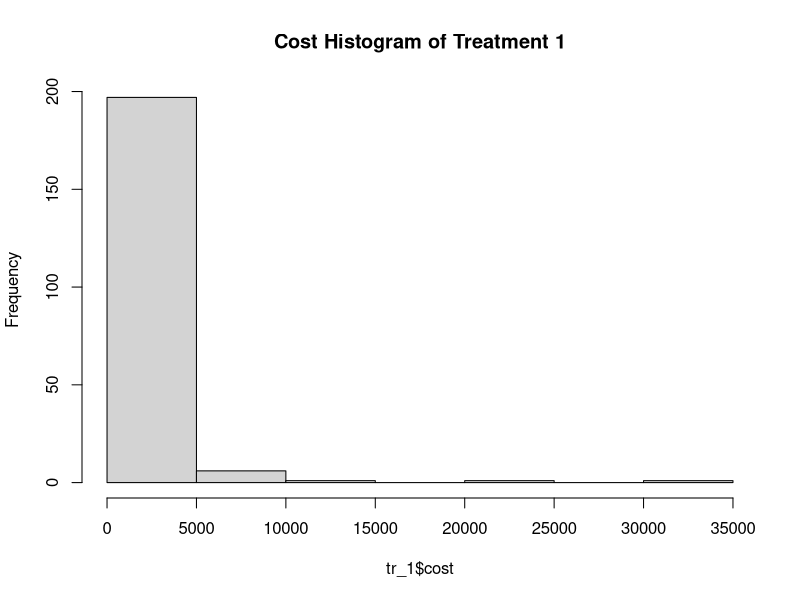
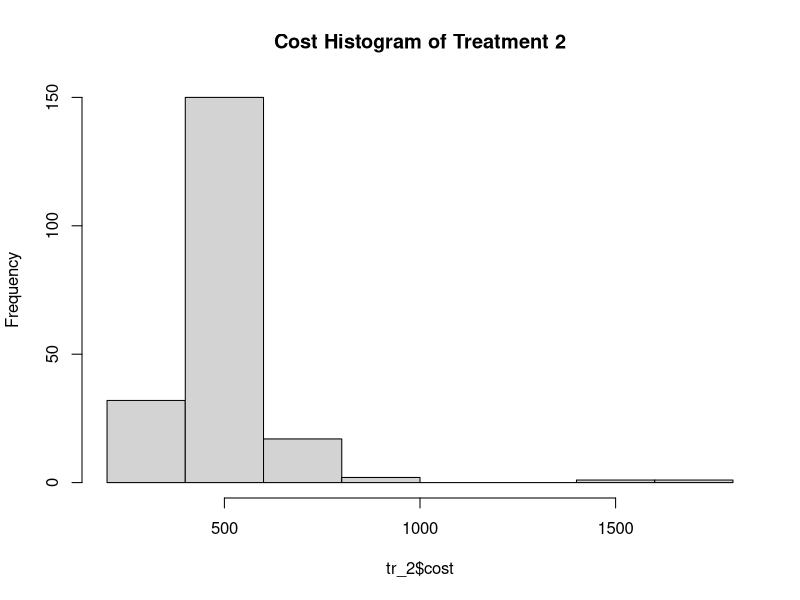

R code for these plots, in order:
## ---- chunk 1
# install.packages("e1071")
library(dplyr)

## ---- chunk 2

data <- read.csv("costefficacydata.csv")
# remove unecessairy duplicates of the patient number 
data <- data %>% select(-one_of('X', 'X.1')) 

set.seed(42)
## ---- chunk 3
# treatment one
tr_1 <- subset(data, trt == 1)
hist(tr_1$cost, main="Cost Histogram of Treatment 1")
n_ev_tr1 <- nrow(subset(tr_1, event == 1))
print(paste("Deaths treatment 1 =", toString(n_ev_tr1)))
n_tr_1 <- nrow(tr_1)
print(paste("N treatment 1 =", toString(n_tr_1)))

# treatment two
tr_2 <- subset(data, trt == 2)
hist(tr_2$cost, main="Cost Histogram of Treatment 2")
n_ev_tr2 <- nrow(subset(tr_2, event == 1))
n_tr_2 <- nrow(tr_2)
print(paste("Deaths treatment 2 =", toString(n_ev_tr2)))
print(paste("N treatment 2 =", toString(n_tr_2)))

## ---- chunk 4
# means
m1 <- mean(tr_1$costs)
m2 <- mean(tr_2$costs)

print(paste("Mean treatement 1 =", round(m1, 2)))
print(paste("Mean treatement 2 =", round(m2, 2)))


# proportions
p1 <- n_ev_tr1 / n_tr_1
p2 <- n_ev_tr2 / n_tr_2

print(paste("Proportion of death for treatement 1 =", round(p1, 3)))
print(paste("Proportion of death for treatement 2 =", round(p2, 3)))

## ---- chunk 5
ICER <- ((m1-m2)/(p1-p2))
print(ICER)
## ---- chunk 6

# computer ICER with proportional bootstrap samples of both event
get_ICER_proportional <- function() {
  # get samples form both datasets
  index_tr1 <- sample(1:nrow(tr_1), replace=T)
  bootsmpl_tr1 <- tr_1[index_tr1,]
  
  index_tr2 <- sample(1:nrow(tr_2), replace=T)
  bootsmpl_tr2 <- tr_2[index_tr2,]
  
  # compute means
  m1 <- mean(bootsmpl_tr1$costs)
  m2 <- mean(bootsmpl_tr2$costs)
  
  # we can use the previously computed ns
  p1 <- n_ev_tr1 / n_tr_1
  p2 <- n_ev_tr2 / n_tr_2
  
  ICER <- ((m1-m2)/(p1-p2))
  return(ICER)
}

# computer ICER with bootstrap samples of thw whole data
get_ICER <- function() {
  # get sample form the whole dataset
  index <- sample(1:nrow(data), replace=T)
  bootsmpl <- data[index,]
  
  # get subsets 
  tr_1 <- subset(bootsmpl, trt == 1)
  tr_2 <- subset(bootsmpl, trt == 2)
  
  # get total ns
  n_tr_1 <- nrow(tr_1)
  n_tr_2 <- nrow(tr_2)
  
  # ns treatment
  n_ev_tr1 <- nrow(subset(tr_1, event == 1))
  n_ev_tr2 <- nrow(subset(tr_2, event == 1))
  
  
  # compute means with subset
  m1 <- mean(tr_1$costs)
  m2 <- mean(tr_2$costs)
  
  # compute proportions
  p1 <- n_ev_tr1 / n_tr_1
  p2 <- n_ev_tr2 / n_tr_2
  
  ICER <- ((m1-m2)/(p1-p2))
  return(ICER)
}

ICERs <- vector(mode="integer", length=0)
ICERs_prop <- vector(mode="integer", length=0)
# repeat 1000 times
for (i in 1:1000) {
  ICERs_prop[i] <- get_ICER_proportional()
  ICERs[i] <- get_ICER()
}

# means and CI for ICERs
mean_ICERs <- mean(ICERs)
CI_ICERs <- quantile(ICERs, probs=c(0.025, 0.975))
print(paste("The mean of the ICERS for the bootstrapping of the whole dataset is", round(mean_ICERs, 2), "With the confidence interval", round(CI_ICERs[1], 2), "to", round(CI_ICERs[2], 2)))

mean_ICERs_prop <- mean(ICERs_prop)
CI_ICERs_prop <- quantile(ICERs_prop, probs=c(0.025, 0.975))
print(paste("The mean of the ICERS for the bootstrapping of the whole proportional treatment subsets is", round(mean_ICERs_prop, 2), "With the confidence interval", round(CI_ICERs_prop[1], 2), "to", round(CI_ICERs_prop[2], 2)))


